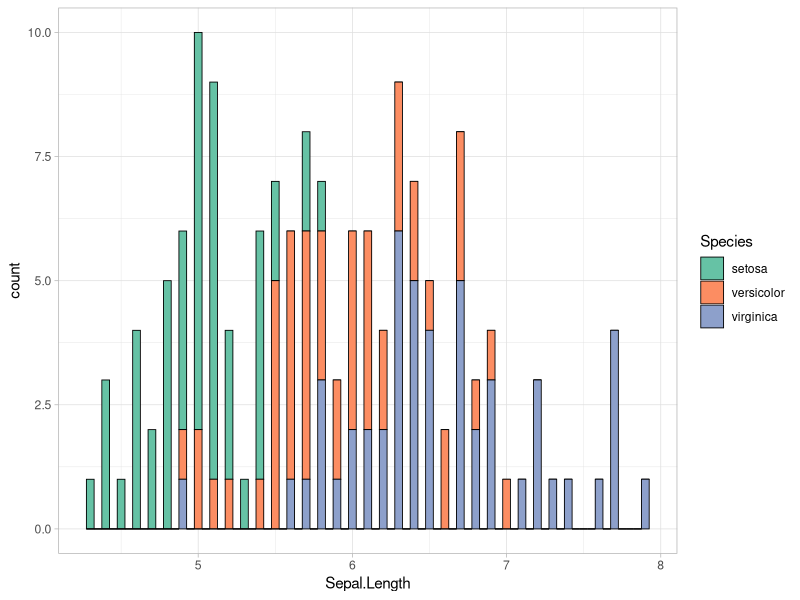
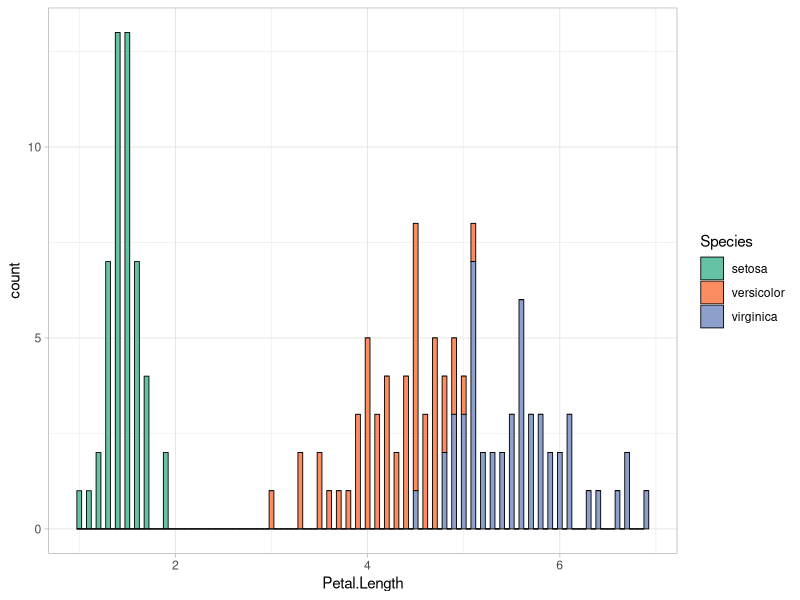

Write R code to recreate these figures, in order. (Note: this script raises an error after producing the figures.)
## ---- chunk 1
str(iris)
## ---- chunk 2
#iris$Species <- as.character(iris$Species)
table(iris$Species)
## ---- chunk 3
summary(iris[iris$Species=="setosa",])
summary(iris[iris$Species=="versicolor",])
summary(iris[iris$Species=="virginica",])
## ---- chunk 4

## ---- chunk 5
library(ggplot2)
p   <- "Set2"
sfb <- scale_fill_brewer(palette=p)
t   <- theme_light()
p1 <- ggplot(iris, aes(x=Sepal.Length, fill=Species)) + geom_histogram(color="black",size=0.3,binwidth=0.05) + sfb + t
p2 <- ggplot(iris, aes(x=Petal.Length, fill=Species)) + geom_histogram(color="black",size=0.3,binwidth=0.05) + sfb + t
grid.arrange(p1, p2, ncol=1)
## ---- chunk 6
require(gridExtra)
p1 <- ggplot(iris, aes(x=Species,y=Sepal.Length,fill=Species))  + geom_boxplot(color="black",size=0.3,show.legend = FALSE) + sfb + t
p2 <- ggplot(iris, aes(x=Species,y=Sepal.Width, fill=Species))  + geom_boxplot(color="black",size=0.3,show.legend = FALSE) + sfb + t
p3 <- ggplot(iris, aes(x=Species,y=Petal.Length, fill=Species)) + geom_boxplot(color="black",size=0.3,show.legend = FALSE) + sfb + t
p4 <- ggplot(iris, aes(x=Species,y=Petal.Width, fill=Species))  + geom_boxplot(color="black",size=0.3,show.legend = FALSE) + sfb + t
grid.arrange(p1, p2, p3, p4, ncol=2)
## ---- chunk 7
scb = scale_color_brewer(palette=pal)
p1 <- ggplot(iris,aes(x=Sepal.Length,y=Sepal.Width)) + geom_point(aes(color=Species),size=2) + scb + t
p2 <- ggplot(iris,aes(x=Petal.Length,y=Petal.Width)) + geom_point(aes(color=Species),size=2) + scb + t
grid.arrange(p1, p2, ncol=1)
## ---- chunk 8
set.seed(1234)
## ---- chunk 9
I <- sample(c(0,1), nrow(iris), replace=TRUE, prob=c(2/3, 1/3))
prop.table(table(I))
## ---- chunk 10
iris.train        <- iris[I==0,1:4]
iris.train_full   <- iris[I==0,]
iris.train_labels <- iris[I==0,5]
iris.test         <- iris[I==1,1:4]
iris.test_full    <- iris[I==1,]
iris.test_labels  <- iris[I==1,5]
## ---- chunk 11
library(class)
iris_knn <- knn(train=iris.train, test=iris.test, cl=iris.train_labels, k=3)
iris_knn
## ---- chunk 12
comp <- data.frame(iris_knn,data.frame(iris.test_labels))
names(comp) <- c("kNN predicted Species","Correct Species")
count <- 0
j <- 1
err <- 0
for(i in 1:length(comp[,1])){
  if (comp[i,1]==comp[i,2]){
    count = count + 1
    }else{
      err[j] <- i
      j <- j+1
    }
}
print(paste(count,"out of",length(comp[,1]),"predicted correctly! This is",100*count/length(comp[,1]), "percent correct."))
## ---- chunk 13
comp[err,]
## ---- chunk 14
library(gmodels)
CrossTable(x=iris.test_labels, y=iris_knn, prop.chisq = FALSE)
## ---- chunk 15
# Import the random forest package
library(randomForest)
# Compute the training
iris_randomforest <- randomForest(Species~ . , data=iris.train_full, ntree=100, mtry=2, importance=TRUE,proximity=TRUE)
iris_randomforest
## ---- chunk 16
imp <- varImpPlot(iris_randomforest)
graphics.off()
imp <- data.frame(imp)
p1 <- ggplot(imp,aes(y=row.names(imp),x=MeanDecreaseAccuracy)) + geom_point() + t + xlab("Mean accuracy loss [%]") + ylab(NULL)
p2 <- ggplot(imp,aes(y=row.names(imp),x=MeanDecreaseGini)) + geom_point() + t + xlab("Mean Gini impurity decrease [%]") + ylab(NULL)
grid.arrange(p1, p2, ncol=2)
## ---- chunk 17
prediction <- predict(iris_randomforest,iris.test_full)
table(observed=iris.test_labels, predicted=prediction)
